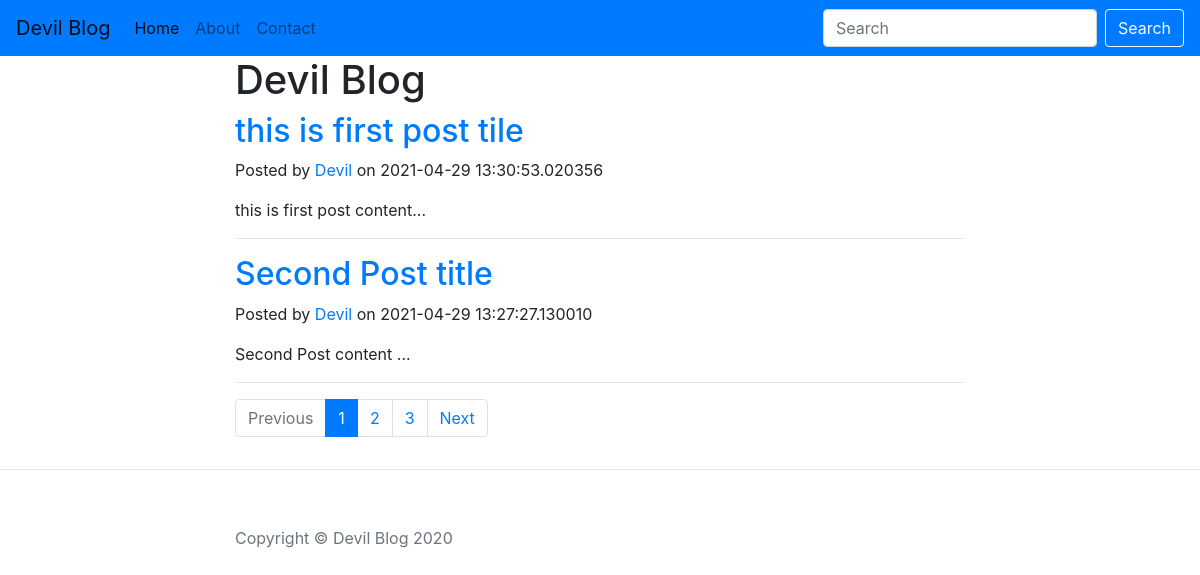
The page / on the database its author committed.
### models.py (models this page shows)
class Posts(db.Model):
    sno = db.Column(db.Integer, primary_key=True,)
    title = db.Column(db.String(80), nullable=False)
    slug = db.Column(db.String(35),  nullable=False)
    content = db.Column(db.String(200), nullable=False)
    date = db.Column(db.String(12),  nullable=False)
    img_file = db.Column(db.String(20),  nullable=True)

### main.py (the view)
@app.route("/")
def home():
    posts = Posts.query.filter_by().all()
    last = math.ceil(len(posts)/int(params['no_of_posts']))
    page = request.args.get('page')
    if(not str(page).isnumeric()):
        page = 1
    page= int(page)
    posts = posts[(page-1)*int(params['no_of_posts']): (page-1)*int(params['no_of_posts'])+ int(params['no_of_posts'])]
    if (page == 1):
        prev = "#"
        next = "/?page="+ str(page+1)
        s_num = page
        e_num = page + 3
    elif(page == last):
        prev = "/?page=" + str(page - 1)
        next = "#"
        s_num = page - 2
        e_num = last + 1
    else:
        prev = "/?page=" + str(page - 1)
        next = "/?page=" + str(page + 1)
        s_num = page - 1
        e_num = page + 2
    return render_template('index.html', params=params, posts = posts, prev=prev, next=next, page=page, last=last, s_num=s_num, e_num=e_num)

### templates/index.html (shortened to what this page needs)
{% extends "layout.html" %}
{% block nav %}
    <li class="nav-item active">
        <a class="nav-link" href="#">Home <span class="sr-only">(current)</span></a>
      </li>
      <li class="nav-item">
            <a class="nav-link" href="/about">About</a>
      </li>
      <li class="nav-item">
            <a class="nav-link" href="/contact">Contact</a>
    </li>
{% endblock nav %}
{% block body %}
  <header class="masthead" style="background-image: url('https://github.com/jakbin/blog/raw/main/home-bg.jpg')">
    <div class="container">
      <div class="row">
        <div class="col-lg-8 col-md-10 mx-auto">
          <div class="site-heading">
            <h1>{{params['blog_name']}}</h1>
          </div>
        </div>
      </div>
    </div>
  </header>
  <div class="container">
    <div class="row">
      <div class="col-lg-8 col-md-10 mx-auto">
        {% for post in posts %}
        <div class="post-preview">
          <a href="/post/{{post.slug}}">
            <h2 class="post-title">
              {{post.title}}
            </h2>
          </a>
          <p class="post-meta">Posted by
            <a href="#">{{params['writer']}}</a>
            on {{post.date}}</p>
        </div>
        {{post.content[0:70]}}...
        <hr>
        {% endfor %}
            <nav aria-label="...">
              <ul class="pagination">
                <li class="page-item {% if (page == 1) %} disabled {% endif %}">
                  <a class="page-link" href="{{prev}}">Previous</a>
                </li>
                {% for pagi in range(s_num, e_num) %}
                  <li class="page-item {% if page == pagi %} active {% endif %}">
                    <a class="page-link" href="/?page={{ pagi }}">
                      {{ pagi }}
                    </a>
                  </li>
                {% endfor %}
                <li class="page-item {% if (last == page) %} disabled {% endif %}">
                  <a class="page-link" href="{{next}}">Next</a>
                </li>
              </ul>
            </nav>
        </div>
      </div>
    </div>
{% endblock %}

### rows shown on the page
Posts: title "this is first post tile", writer "Devil", date "2021-04-29 13:30:53.020356", content "this is first post content"
Posts: title "Second Post title", writer "Devil", date "2021-04-29 13:27:27.130010", content "Second Post content"

### other values the page prints
{{ params['blog_name'] }} "Devil Blog"
{{ pagi }} "1" "2" "3"
